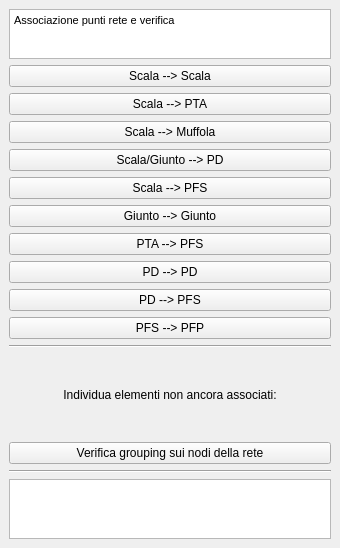
<?xml version="1.0" encoding="UTF-8"?>
<ui version="4.0">
 <class>CoreDockWidgetBase</class>
 <widget class="QDockWidget" name="CoreDockWidgetBase">
  <property name="geometry">
   <rect>
    <x>0</x>
    <y>0</y>
    <width>340</width>
    <height>548</height>
   </rect>
  </property>
  <property name="windowTitle">
   <string>ProgettoPNI</string>
  </property>
  <widget class="QWidget" name="dockWidgetContents">
   <layout class="QGridLayout" name="gridLayout">
    <item row="15" column="0">
     <widget class="QPushButton" name="solid_btn_aree">
      <property name="minimumSize">
       <size>
        <width>180</width>
        <height>0</height>
       </size>
      </property>
      <property name="toolTip">
       <string>&lt;html&gt;&lt;head/&gt;&lt;body&gt;&lt;p&gt;Consolida aree PFS e PFP&lt;/p&gt;&lt;/body&gt;&lt;/html&gt;</string>
      </property>
      <property name="text">
       <string>Verifica grouping sui nodi della rete</string>
      </property>
     </widget>
    </item>
    <item row="18" column="0">
     <widget class="QTextBrowser" name="txtFeedback">
      <property name="minimumSize">
       <size>
        <width>0</width>
        <height>60</height>
       </size>
      </property>
      <property name="maximumSize">
       <size>
        <width>16777215</width>
        <height>60</height>
       </size>
      </property>
     </widget>
    </item>
    <item row="12" column="0">
     <widget class="Line" name="line">
      <property name="orientation">
       <enum>Qt::Horizontal</enum>
      </property>
     </widget>
    </item>
    <item row="2" column="0">
     <widget class="QTextBrowser" name="textBrowser">
      <property name="minimumSize">
       <size>
        <width>0</width>
        <height>30</height>
       </size>
      </property>
      <property name="maximumSize">
       <size>
        <width>16777215</width>
        <height>50</height>
       </size>
      </property>
      <property name="html">
       <string>&lt;!DOCTYPE HTML PUBLIC &quot;-//W3C//DTD HTML 4.0//EN&quot; &quot;http://www.w3.org/TR/REC-html40/strict.dtd&quot;&gt;
&lt;html&gt;&lt;head&gt;&lt;meta name=&quot;qrichtext&quot; content=&quot;1&quot; /&gt;&lt;style type=&quot;text/css&quot;&gt;
p, li { white-space: pre-wrap; }
&lt;/style&gt;&lt;/head&gt;&lt;body style=&quot; font-family:'MS Shell Dlg 2'; font-size:8.15094pt; font-weight:400; font-style:normal;&quot;&gt;
&lt;p style=&quot; margin-top:0px; margin-bottom:0px; margin-left:0px; margin-right:0px; -qt-block-indent:0; text-indent:0px;&quot;&gt;&lt;span style=&quot; font-size:8.15094pt;&quot;&gt;Associazione punti rete e verifica&lt;/span&gt;&lt;/p&gt;&lt;/body&gt;&lt;/html&gt;</string>
      </property>
     </widget>
    </item>
    <item row="14" column="0">
     <widget class="QLabel" name="label">
      <property name="text">
       <string>Individua elementi non ancora associati:</string>
      </property>
      <property name="alignment">
       <set>Qt::AlignCenter</set>
      </property>
      <property name="wordWrap">
       <bool>true</bool>
      </property>
     </widget>
    </item>
    <item row="17" column="0">
     <widget class="Line" name="line_2">
      <property name="orientation">
       <enum>Qt::Horizontal</enum>
      </property>
     </widget>
    </item>
    <item row="4" column="0" rowspan="2">
     <layout class="QGridLayout" name="gridLayout_2">
      <item row="3" column="0" colspan="2">
       <widget class="QPushButton" name="scala_pd_btn">
        <property name="minimumSize">
         <size>
          <width>180</width>
          <height>0</height>
         </size>
        </property>
        <property name="maximumSize">
         <size>
          <width>350</width>
          <height>16777215</height>
         </size>
        </property>
        <property name="toolTip">
         <string>&lt;html&gt;&lt;head/&gt;&lt;body&gt;&lt;p&gt;Associa Scale o Giunti/PTA ai PD&lt;/p&gt;&lt;/body&gt;&lt;/html&gt;</string>
        </property>
        <property name="text">
         <string>Scala/Giunto --&gt; PD</string>
        </property>
       </widget>
      </item>
      <item row="1" column="0" colspan="2">
       <widget class="QPushButton" name="scala_pta_btn">
        <property name="minimumSize">
         <size>
          <width>180</width>
          <height>0</height>
         </size>
        </property>
        <property name="maximumSize">
         <size>
          <width>350</width>
          <height>16777215</height>
         </size>
        </property>
        <property name="toolTip">
         <string>&lt;html&gt;&lt;head/&gt;&lt;body&gt;&lt;p&gt;Associa Scale ai PTA&lt;/p&gt;&lt;/body&gt;&lt;/html&gt;</string>
        </property>
        <property name="text">
         <string>Scala --&gt; PTA</string>
        </property>
       </widget>
      </item>
      <item row="9" column="0" colspan="2">
       <widget class="QPushButton" name="pfs_pfp_btn">
        <property name="minimumSize">
         <size>
          <width>180</width>
          <height>0</height>
         </size>
        </property>
        <property name="maximumSize">
         <size>
          <width>350</width>
          <height>16777215</height>
         </size>
        </property>
        <property name="toolTip">
         <string>&lt;html&gt;&lt;head/&gt;&lt;body&gt;&lt;p&gt;Associa PFS a PFP&lt;/p&gt;&lt;/body&gt;&lt;/html&gt;</string>
        </property>
        <property name="text">
         <string>PFS --&gt; PFP</string>
        </property>
       </widget>
      </item>
      <item row="7" column="0" colspan="2">
       <widget class="QPushButton" name="pd_pd_btn">
        <property name="minimumSize">
         <size>
          <width>180</width>
          <height>0</height>
         </size>
        </property>
        <property name="maximumSize">
         <size>
          <width>350</width>
          <height>16777215</height>
         </size>
        </property>
        <property name="toolTip">
         <string>&lt;html&gt;&lt;head/&gt;&lt;body&gt;&lt;p&gt;Associa PD ai PD&lt;/p&gt;&lt;/body&gt;&lt;/html&gt;</string>
        </property>
        <property name="text">
         <string>PD --&gt; PD</string>
        </property>
       </widget>
      </item>
      <item row="8" column="0" colspan="2">
       <widget class="QPushButton" name="pd_pfs_btn">
        <property name="minimumSize">
         <size>
          <width>180</width>
          <height>0</height>
         </size>
        </property>
        <property name="maximumSize">
         <size>
          <width>350</width>
          <height>16777215</height>
         </size>
        </property>
        <property name="toolTip">
         <string>&lt;html&gt;&lt;head/&gt;&lt;body&gt;&lt;p&gt;Associa PD a PFS&lt;/p&gt;&lt;/body&gt;&lt;/html&gt;</string>
        </property>
        <property name="text">
         <string>PD --&gt; PFS</string>
        </property>
       </widget>
      </item>
      <item row="2" column="0" colspan="2">
       <widget class="QPushButton" name="scala_giunto_btn">
        <property name="minimumSize">
         <size>
          <width>180</width>
          <height>0</height>
         </size>
        </property>
        <property name="maximumSize">
         <size>
          <width>350</width>
          <height>16777215</height>
         </size>
        </property>
        <property name="toolTip">
         <string>&lt;html&gt;&lt;head/&gt;&lt;body&gt;&lt;p&gt;Associa Scale ai Giunti&lt;/p&gt;&lt;/body&gt;&lt;/html&gt;</string>
        </property>
        <property name="text">
         <string>Scala --&gt; Muffola</string>
        </property>
       </widget>
      </item>
      <item row="4" column="0" colspan="2">
       <widget class="QPushButton" name="scala_pfs_btn">
        <property name="minimumSize">
         <size>
          <width>180</width>
          <height>0</height>
         </size>
        </property>
        <property name="maximumSize">
         <size>
          <width>350</width>
          <height>16777215</height>
         </size>
        </property>
        <property name="toolTip">
         <string>&lt;html&gt;&lt;head/&gt;&lt;body&gt;&lt;p&gt;Associa Scale ai PFS&lt;/p&gt;&lt;/body&gt;&lt;/html&gt;</string>
        </property>
        <property name="text">
         <string>Scala --&gt; PFS</string>
        </property>
       </widget>
      </item>
      <item row="5" column="0" colspan="2">
       <widget class="QPushButton" name="giunto_giunto_dev_btn">
        <property name="minimumSize">
         <size>
          <width>180</width>
          <height>0</height>
         </size>
        </property>
        <property name="maximumSize">
         <size>
          <width>350</width>
          <height>16777215</height>
         </size>
        </property>
        <property name="toolTip">
         <string>&lt;html&gt;&lt;head/&gt;&lt;body&gt;&lt;p&gt;Associa Giunti/PTA tra loro&lt;/p&gt;&lt;/body&gt;&lt;/html&gt;</string>
        </property>
        <property name="text">
         <string>Giunto --&gt; Giunto</string>
        </property>
       </widget>
      </item>
      <item row="0" column="0" colspan="2">
       <widget class="QPushButton" name="scala_scala_btn">
        <property name="minimumSize">
         <size>
          <width>180</width>
          <height>0</height>
         </size>
        </property>
        <property name="maximumSize">
         <size>
          <width>350</width>
          <height>16777215</height>
         </size>
        </property>
        <property name="toolTip">
         <string>&lt;html&gt;&lt;head/&gt;&lt;body&gt;&lt;p&gt;Associa Scale ad una Scala padre&lt;/p&gt;&lt;/body&gt;&lt;/html&gt;</string>
        </property>
        <property name="text">
         <string>Scala --&gt; Scala</string>
        </property>
       </widget>
      </item>
      <item row="6" column="0" colspan="2">
       <widget class="QPushButton" name="pta_pfs_btn">
        <property name="minimumSize">
         <size>
          <width>180</width>
          <height>0</height>
         </size>
        </property>
        <property name="maximumSize">
         <size>
          <width>350</width>
          <height>16777215</height>
         </size>
        </property>
        <property name="toolTip">
         <string>&lt;html&gt;&lt;head/&gt;&lt;body&gt;&lt;p&gt;Associa PTA ai PFS&lt;/p&gt;&lt;/body&gt;&lt;/html&gt;</string>
        </property>
        <property name="text">
         <string>PTA --&gt; PFS</string>
        </property>
       </widget>
      </item>
     </layout>
    </item>
   </layout>
  </widget>
 </widget>
 <resources/>
 <connections/>
</ui>
